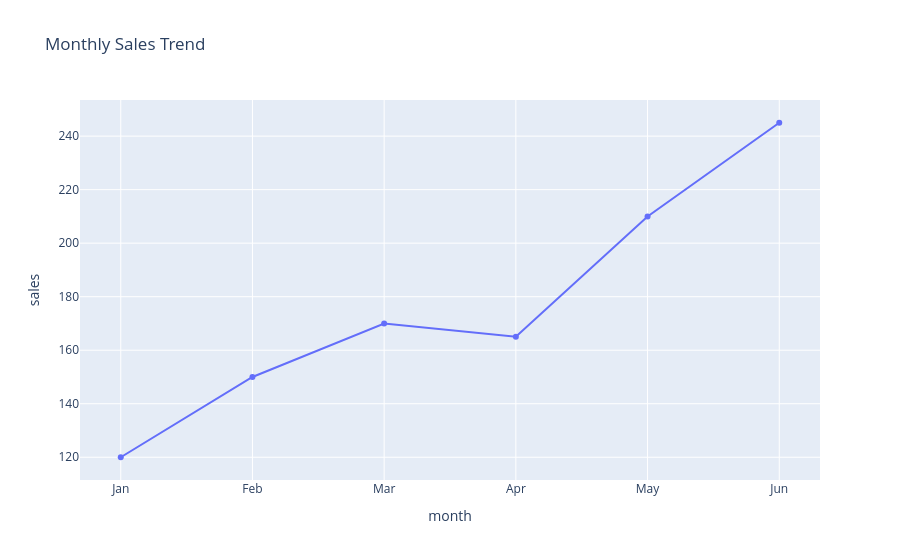

The notebook cell saved with this chart:
### Markdown cell above
3. Create a Line Plot

### Code cell
fig = px.line(
    sales_df,
    x='month',
    y='sales',
    title='Monthly Sales Trend',
    markers=True
)
fig.show()
fig.write_html("plot.html")

### Figure 1 — Plotly figure (JSON) as saved in the notebook; plotly's stock layout.template omitted (floating-point values rounded to 4 significant figures)
{"data": [{"hovertemplate": "month=%{x}<br>sales=%{y}<extra></extra>", "legendgroup": "", "line": {"color": "#636efa", "dash": "solid"}, "marker": {"symbol": "circle"}, "mode": "lines+markers", "name": "", "orientation": "v", "showlegend": false, "type": "scatter", "x": ["Jan", "Feb", "Mar", "Apr", "May", "Jun"], "xaxis": "x", "y": [120, 150, 170, 165, 210, 245], "yaxis": "y"}], "layout": {"legend": {"tracegroupgap": 0}, "title": {"text": "Monthly Sales Trend"}, "xaxis": {"anchor": "y", "domain": [0, 1], "title": {"text": "month"}}, "yaxis": {"anchor": "x", "domain": [0, 1], "title": {"text": "sales"}}}}
